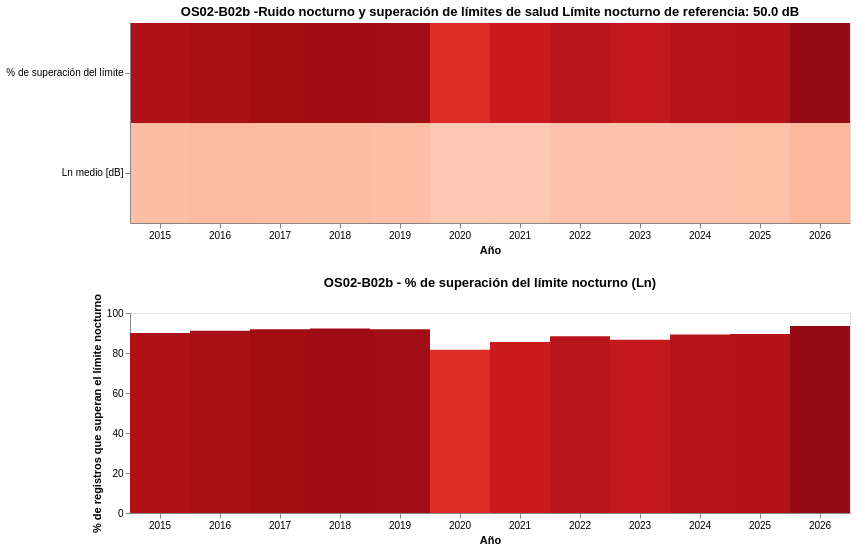

The notebook cell this image was saved under:
### Code cell
#Bar chart: % de superación del límite nocturno
# usando el valor calculado %: df_ln_anual["pct_superacion"]

bars_os02_b01 = (
    alt.Chart(df_ln_anual)
    .mark_bar()
    .encode(
        x=alt.X(
            "año:O",
            title="Año",
            axis=alt.Axis(labelAngle=0)
        ),
        y=alt.Y(
            "pct_superacion:Q",
            title="% de registros que superan el límite nocturno",
            scale=alt.Scale(domain=[0, 100])
        ),
        color=alt.Color(
            "pct_superacion:Q",
            scale=alt.Scale(scheme="reds"),
            legend=None
        ),
        tooltip=[
            alt.Tooltip("año:O", title="Año"),
            alt.Tooltip(
                "pct_superacion:Q",
                title="% superación",
                format=".1f"
            )
        ]
    )
    .properties(
        width=720,
        height=200,
        title="OS02-B02b - % de superación del límite nocturno (Ln)"
    )
)

vis_os02_b01 = alt.vconcat(
    heatmap_os02_b01,
    bars_os02_b01
).resolve_scale(x="shared")

vis_os02_b01

### Figure 1 — Vega-Lite specification as saved in the notebook (floating-point values rounded to 4 significant figures)
{"$schema": "https://vega.github.io/schema/vega-lite/v5.20.1.json", "config": {"view": {"continuousHeight": 300, "continuousWidth": 300}}, "datasets": {"data-48296a305aedd59dfbd051c22d2fa0f7": [{"año": 2015, "métrica": "Ln medio [dB]", "valor": 57.26}, {"año": 2016, "métrica": "Ln medio [dB]", "valor": 57.77}, {"año": 2017, "métrica": "Ln medio [dB]", "valor": 57.71}, {"año": 2018, "métrica": "Ln medio [dB]", "valor": 57.44}, {"año": 2019, "métrica": "Ln medio [dB]", "valor": 57.1}, {"año": 2020, "métrica": "Ln medio [dB]", "valor": 55.1}, {"año": 2021, "métrica": "Ln medio [dB]", "valor": 55.13}, {"año": 2022, "métrica": "Ln medio [dB]", "valor": 56.3}, {"año": 2023, "métrica": "Ln medio [dB]", "valor": 56.43}, {"año": 2024, "métrica": "Ln medio [dB]", "valor": 56.5}, {"año": 2025, "métrica": "Ln medio [dB]", "valor": 56.74}, {"año": 2026, "métrica": "Ln medio [dB]", "valor": 58.46}, {"año": 2015, "métrica": "% de superación del límite", "valor": 90}, {"año": 2016, "métrica": "% de superación del límite", "valor": 91.13}, {"año": 2017, "métrica": "% de superación del límite", "valor": 91.89}, {"año": 2018, "métrica": "% de superación del límite", "valor": 92.2}, {"año": 2019, "métrica": "% de superación del límite", "valor": 91.91}, {"año": 2020, "métrica": "% de superación del límite", "valor": 81.62}, {"año": 2021, "métrica": "% de superación del límite", "valor": 85.55}, {"año": 2022, "métrica": "% de superación del límite", "valor": 88.33}, {"año": 2023, "métrica": "% de superación del límite", "valor": 86.68}, {"año": 2024, "métrica": "% de superación del límite", "valor": 89.22}, {"año": 2025, "métrica": "% de superación del límite", "valor": 89.52}, {"año": 2026, "métrica": "% de superación del límite", "valor": 93.55}], "data-d5233d782b0bfa70e8dde6ffd4a80b3b": [{"año": 2015, "ln_medio": 57.26, "pct_superacion": 90}, {"año": 2016, "ln_medio": 57.77, "pct_superacion": 91.13}, {"año": 2017, "ln_medio": 57.71, "pct_superacion": 91.89}, {"año": 2018, "ln_medio": 57.44, "pct_superacion": 92.2}, {"año": 2019, "ln_medio": 57.1, "pct_superacion": 91.91}, {"año": 2020, "ln_medio": 55.1, "pct_superacion": 81.62}, {"año": 2021, "ln_medio": 55.13, "pct_superacion": 85.55}, {"año": 2022, "ln_medio": 56.3, "pct_superacion": 88.33}, {"año": 2023, "ln_medio": 56.43, "pct_superacion": 86.68}, {"año": 2024, "ln_medio": 56.5, "pct_superacion": 89.22}, {"año": 2025, "ln_medio": 56.74, "pct_superacion": 89.52}, {"año": 2026, "ln_medio": 58.46, "pct_superacion": 93.55}]}, "resolve": {"scale": {"x": "shared"}}, "vconcat": [{"data": {"name": "data-48296a305aedd59dfbd051c22d2fa0f7"}, "encoding": {"color": {"field": "valor", "scale": {"scheme": "reds"}, "title": "Intensidad", "type": "quantitative"}, "tooltip": [{"field": "año", "title": "Año", "type": "ordinal"}, {"field": "métrica", "title": "Indicador", "type": "nominal"}, {"field": "valor", "format": ".2f", "title": "Valor", "type": "quantitative"}], "x": {"axis": {"labelAngle": 0}, "field": "año", "title": "Año", "type": "ordinal"}, "y": {"field": "métrica", "title": "", "type": "nominal"}}, "height": 200, "mark": {"type": "rect"}, "title": "OS02-B02b -Ruido nocturno y superación de límites de salud\nLímite nocturno de referencia: 50.0 dB", "width": 720}, {"data": {"name": "data-d5233d782b0bfa70e8dde6ffd4a80b3b"}, "encoding": {"color": {"field": "pct_superacion", "legend": null, "scale": {"scheme": "reds"}, "type": "quantitative"}, "tooltip": [{"field": "año", "title": "Año", "type": "ordinal"}, {"field": "pct_superacion", "format": ".1f", "title": "% superación", "type": "quantitative"}], "x": {"axis": {"labelAngle": 0}, "field": "año", "title": "Año", "type": "ordinal"}, "y": {"field": "pct_superacion", "scale": {"domain": [0, 100]}, "title": "% de registros que superan el límite nocturno", "type": "quantitative"}}, "height": 200, "mark": {"type": "bar"}, "title": "OS02-B02b - % de superación del límite nocturno (Ln)", "width": 720}]}
